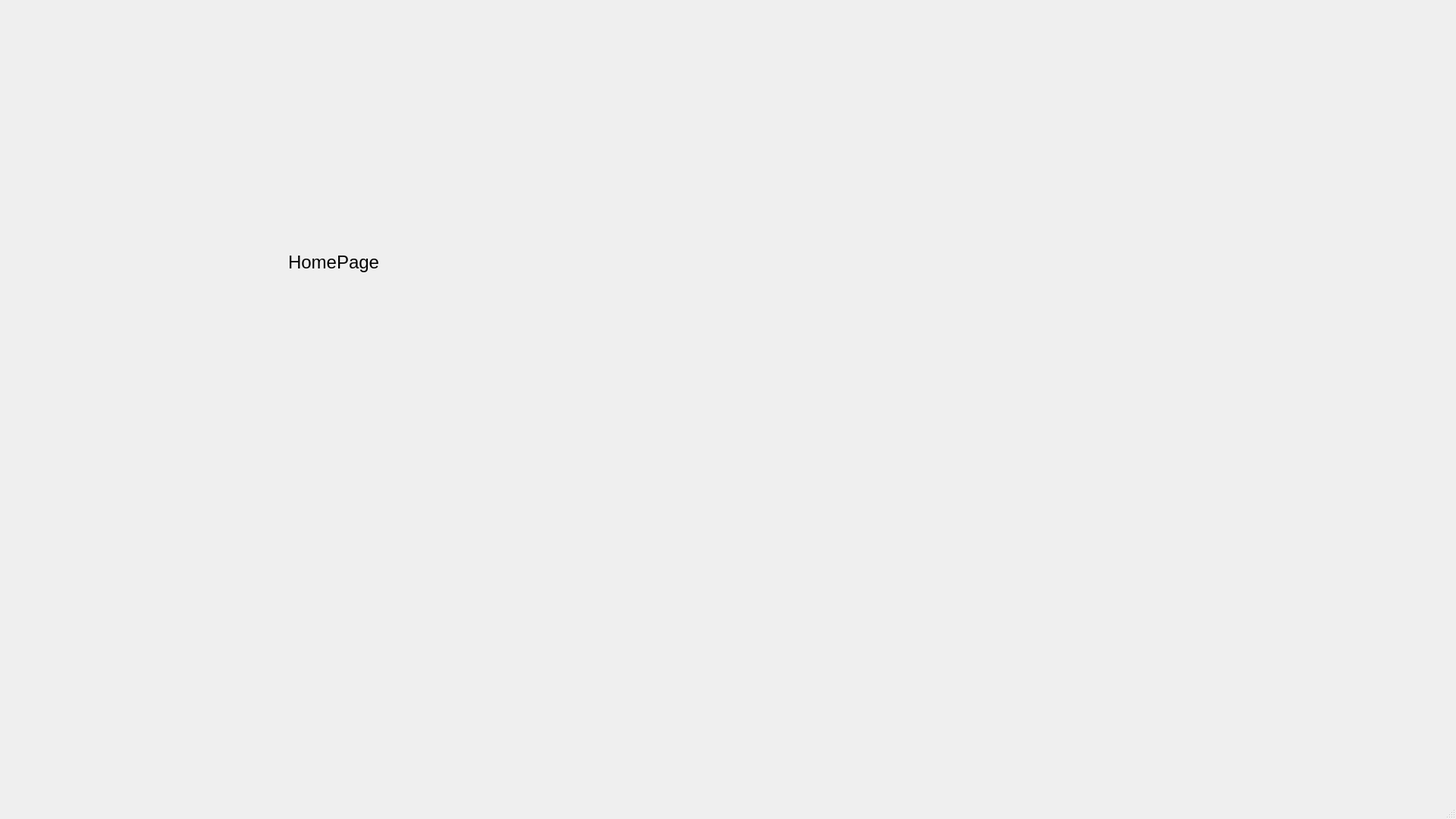
<?xml version="1.0" encoding="UTF-8"?>
<ui version="4.0">
 <class>MainWindow</class>
 <widget class="QMainWindow" name="MainWindow">
  <property name="geometry">
   <rect>
    <x>0</x>
    <y>0</y>
    <width>1920</width>
    <height>1080</height>
   </rect>
  </property>
  <property name="windowTitle">
   <string>Health Monitoring System</string>
  </property>
  <property name="windowIcon">
   <iconset>
    <selectedon>:/icon/Icon_Logo/healthcare.png</selectedon>
   </iconset>
  </property>
  <widget class="QWidget" name="centralwidget">
   <widget class="QLabel" name="label">
    <property name="geometry">
     <rect>
      <x>380</x>
      <y>260</y>
      <width>151</width>
      <height>171</height>
     </rect>
    </property>
    <property name="font">
     <font>
      <pointsize>18</pointsize>
     </font>
    </property>
    <property name="text">
     <string>HomePage</string>
    </property>
   </widget>
  </widget>
  <widget class="QMenuBar" name="menubar">
   <property name="geometry">
    <rect>
     <x>0</x>
     <y>0</y>
     <width>1920</width>
     <height>26</height>
    </rect>
   </property>
  </widget>
  <widget class="QStatusBar" name="statusbar"/>
 </widget>
 <resources>
  <include location="img_src.qrc"/>
 </resources>
 <connections/>
</ui>
